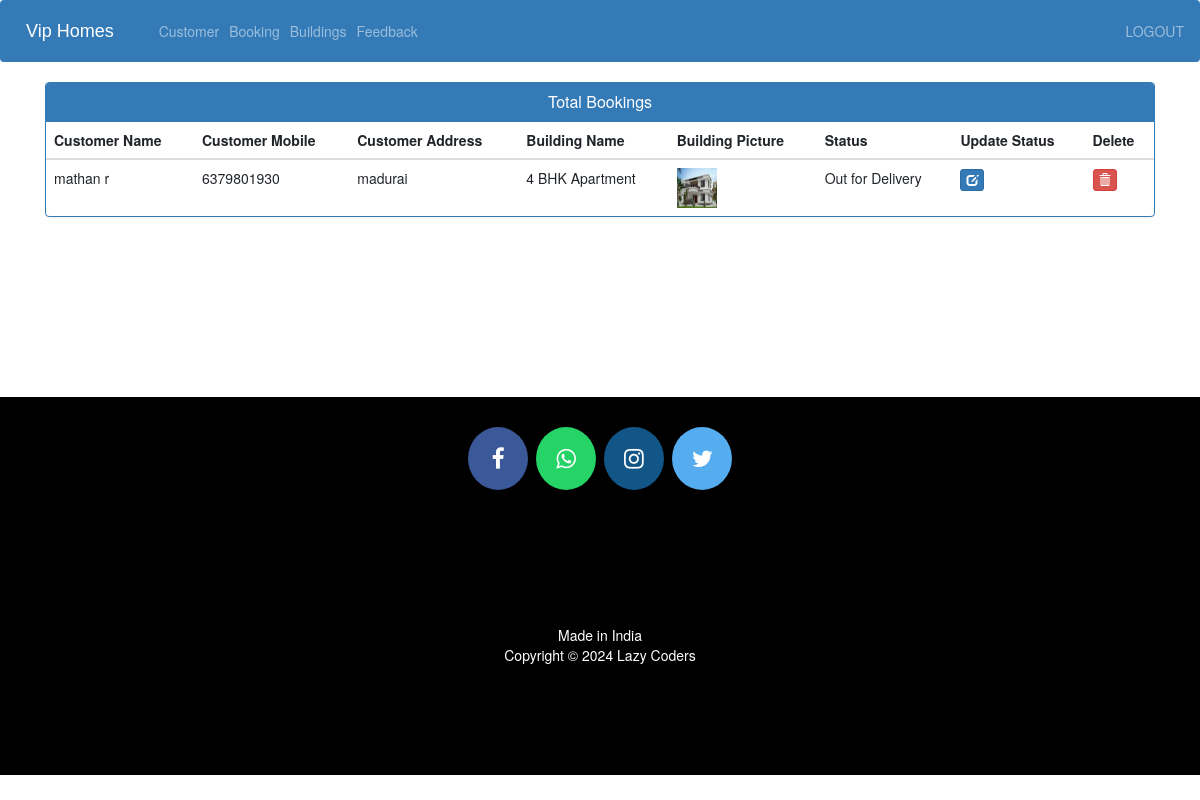
Page /admin-view-booking (signed in) on the committed database.
### ecom/models.py (models this page shows, shortened)
class Customer(models.Model):
    user=models.OneToOneField(User,on_delete=models.CASCADE)
    profile_pic= models.ImageField(upload_to='profile_pic/CustomerProfilePic/',null=True,blank=True)
    address = models.CharField(max_length=40)
    mobile = models.CharField(max_length=20,null=False)
    @property
    def get_name(self):
        return self.user.first_name+" "+self.user.last_name

class Orders(models.Model):
    STATUS =(
        ('Pending','Pending'),
        ('Order Confirmed','Order Confirmed'),
        ('Out for Delivery','Out for Delivery'),
        ('Delivered','Delivered'),
    )
    customer=models.ForeignKey('Customer', on_delete=models.CASCADE,null=True)
    product=models.ForeignKey('Product',on_delete=models.CASCADE,null=True)
    email = models.CharField(max_length=50,null=True)
    address = models.CharField(max_length=500,null=True)
    mobile = models.CharField(max_length=20,null=True)
    order_date= models.DateField(auto_now_add=True,null=True)
    status=models.CharField(max_length=50,null=True,choices=STATUS)

class Product(models.Model):
    name=models.CharField(max_length=40)
    product_image= models.ImageField(upload_to='product_image/',null=True,blank=True)
    price = models.PositiveIntegerField()
    description=models.CharField(max_length=40)

### ecom/views.py (the view)
# urls.py: path('admin-view-booking', views.admin_view_booking_view,name='admin-view-booking'),
@login_required(login_url='adminlogin')
def admin_view_booking_view(request):
    orders=models.Orders.objects.all()
    ordered_products=[]
    ordered_bys=[]
    for order in orders:
        ordered_product=models.Product.objects.all().filter(id=order.product.id)
        ordered_by=models.Customer.objects.all().filter(id = order.customer.id)
        ordered_products.append(ordered_product)
        ordered_bys.append(ordered_by)
    return render(request,'ecom/admin_view_booking.html',{'data':zip(ordered_products,ordered_bys,orders)})

### templates/ecom/admin_view_booking.html (shortened to what this page needs)
{% extends 'ecom/admin_base.html' %}
{% load static %}
{% block content %}
<head>
  <link href="//netdna.bootstrapcdn.com/bootstrap/3.0.0/css/bootstrap.min.css" rel="stylesheet" id="bootstrap-css">
</head>
<div class="container">
  <div class="panel panel-primary">
    <div class="panel-heading">
      <h6 class="panel-title">Total Bookings</h6>
    </div>
    <table class="table table-hover" id="dev-table">
      <thead>
        <tr>
          <th>Customer Name</th>
          <th>Customer Mobile</th>
          <th>Customer Address</th>
          <th>Building Name</th>
          <th>Building Picture</th>
          <th>Status</th>
          <th>Update Status</th>
          <th>Delete</th>
        </tr>
      </thead>
      {% for product,customer,order in data %}
      <tr>
        {% for c in customer %}
        <td> {{c.get_name}}</td>
        <td>{{c.mobile}}</td>
        <td>{{order.address}}</td>
        {% endfor %}
        {% for p in product %}
        <td> {{p.name}}</td>
        <td> <img src="{% static p.product_image.url %}" alt="Profile Pic" height="40px" width="40px" /></td>
        <td>{{order.status}}</td>
        <td><a class="btn btn-primary btn-xs" href="{% url 'update-order' order.id  %}"><span class="glyphicon glyphicon-edit"></span></a></td>
        <td><a class="btn btn-danger btn-xs" href="{% url 'delete-order' order.id  %}"><span class="glyphicon glyphicon-trash"></span></a></td>
        {% endfor %}
      </tr>
      {% endfor %}
    </table>
  </div>
</div>
{% endblock content %}

### templates/ecom/admin_view_booking.html (style rules this page uses)
a:link { text-decoration: none; }
h6 { text-align: center; }

### rows in the picture
Orders: address "madurai", status "Out for Delivery"
Customer: get_name "mathan r", mobile "6379801930"
Product: name "4 BHK Apartment", product_image (picture)
